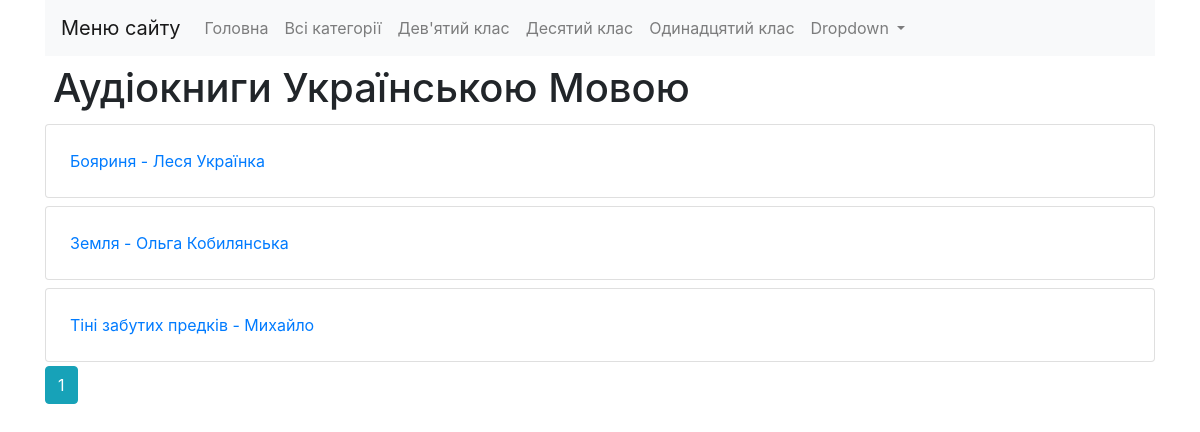
/categories/Desiatyi-klas, run on the app's committed database.
### audiobooks/models.py (models this page shows, shortened)
class Category(models.Model):
    title = models.CharField(max_length=30)
    slug = models.SlugField(default='', editable=True, max_length=100, null=False, blank=True)
    class Meta:
        verbose_name_plural = "categories"
        ordering = ['title']

class Series(models.Model):
    title = models.CharField(max_length=30)
    slug = models.SlugField(default='', editable=True, max_length=100, null=False, blank=True)
    categories = models.ManyToManyField(Category, blank=True)
    description = models.TextField(blank=True)  # null=True
    class Meta:
        verbose_name_plural = "series"
        ordering = ['title']

### audiobooks/views.py (the view)
# urls.py: path('categories/<slug:category_slug>', category_items, name='audiobooks-categoryOne'),
def category_items(request, category_slug):
    series_list = Series.objects.filter(categories__slug=category_slug)
    context = {
        'Series': pagination(request, series_list),
        'Category': Category.objects.all()
    }
    return render(request, 'allSeries.html', context)

### audiobooks/views.py (called while the page is built)
def pagination(request, pagination_list, items_on_page=3):
    paginator = Paginator(pagination_list, items_on_page)
    page = request.GET.get('page')
    try:
        page_obj = paginator.page(page)
    except PageNotAnInteger:
        page_obj = paginator.page(1)
    except EmptyPage:
        page_obj = paginator.page(paginator.num_pages)
    return page_obj

### templates/allSeries.html (shortened to what this page needs)
{% extends "_base.html" %}
{% load static %}
{% block content %}
{% for Series in Series %}
    <div class="mylist">
        <ul class="list-group">
            <li class="list-group-item p-4 my-1">
				<div class="row">
					<div class="col-12 col-md-10">
						<a href="{% url 'allAudiobooks' Series.slug %}">{{ Series.title }}</a>
					</div>
				</div>
			</li>
        </ul>
    </div>
{% endfor %}
				{% for num in Series.paginator.page_range %}
					{% if Series.number == num %}
						<a class="btn btn-info mb-4" href="?page={{num}}">{{ num }}</a>
					{% elif num > Series.number|add:'-3' and num < Series.number|add:'3' %}
						<a class="btn btn-outline-info mb-4" href="?page={{num}}">{{ num }}</a>
					{% endif %}
				{% endfor %}
{% endblock content %}

### templates/_base.html (shortened to what this page needs)
{% load static %}
<!DOCTYPE html>
<html lang="en">
<head>
    <link rel="stylesheet" href="https://cdn.jsdelivr.net/npm/bootstrap@4.6.0/dist/css/bootstrap.min.css"
>
    <link rel="stylesheet" href="{% static 'css/style.css' %}">
</head>
<body>
    <div class="container">
    <div class="mycontainer">
        <nav class="navbar navbar-expand-lg navbar-light bg-light">
            <a class="navbar-brand" href="{% url 'allSeries' %}">Меню сайту</a>
            <div class="collapse navbar-collapse" id="navbarSupportedContent">
                <ul class="navbar-nav mr-auto">
                    <li class="nav-item">
                        <a class="nav-link" href="{% url 'allSeries' %}">Головна</a>
                    </li>
                    <li class="nav-item">
                        <a class="nav-link" href="{% url 'allCategories' %}">Всі категорії</a>
                    </li>
                        {% for item in Category %}
							<li class="nav-item">
							  <a class="nav-link" href="{% url 'audiobooks-categoryOne' item.slug %}">{{ item.title }}</a>
                            </li>
						{% endfor %}
                    <li class="nav-item dropdown">
                        <a class="nav-link dropdown-toggle" href="#" id="navbarDropdown" role="button" data-toggle="dropdown"
                            aria-haspopup="true" aria-expanded="false">
                            Dropdown
                        </a>
                    </li>
                </ul>
            </div>
        </nav>
            <div class="row">
                <div class="col">
                    <div class="mybox1">
                        <h1 class="p-2 m-0">Аудіокниги Українською Мовою</h1>
                    </div>
                </div>
            </div>
        {% block content %}
        {% endblock content %}
    </div>
    </div>
</body>
</html>

### data on the page
Category: title "Дев'ятий клас"
Category: title "Десятий клас"
Category: title "Одинадцятий клас"
Series: title "Бояриня - Леся Українка"
Series: title "Земля - Ольга Кобилянська"
Series: title "Тіні забутих предків - Михайло"

### other printed values
{{ num }} "1"
